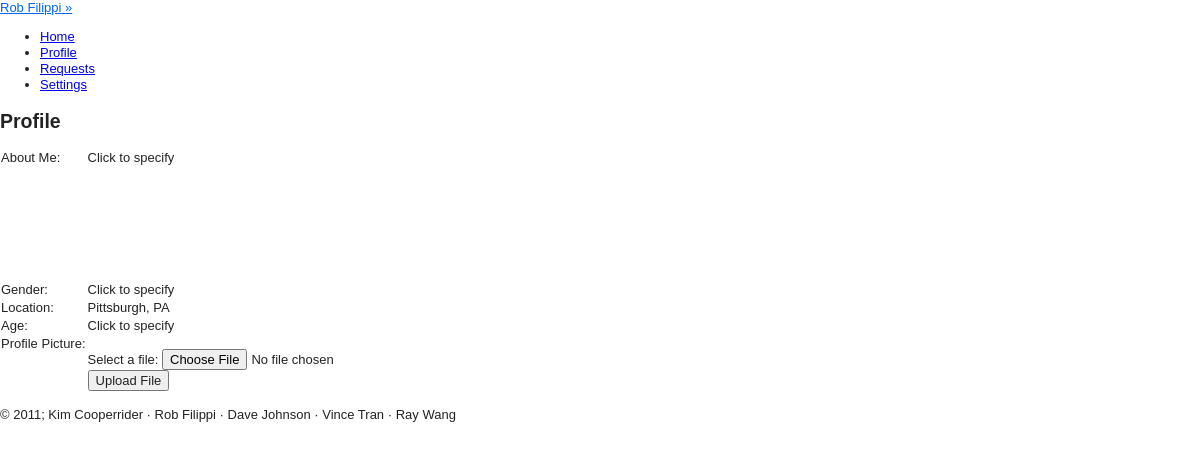
Page /views/profile.php (signed in) on the earlier database version.
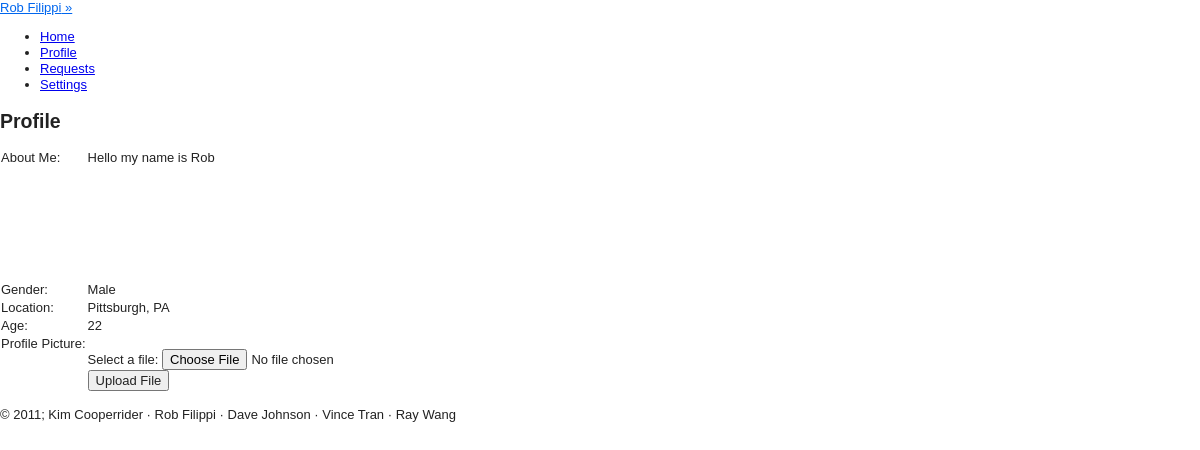
Same page on the later database version.
### tables this page shows
CREATE TABLE IF NOT EXISTS `users` (
  `USER_ID` int(11) NOT NULL AUTO_INCREMENT,
  `PASSWORD` varchar(100) NOT NULL,
  `FIRST_NAME` char(20) DEFAULT NULL,
  `LAST_NAME` char(20) DEFAULT NULL,
  `STREET` varchar(25) DEFAULT NULL,
  `CITY` char(20) DEFAULT NULL,
  `STATE` char(2) DEFAULT NULL,
  `ZIP` int(11) DEFAULT NULL,
  `PHONE` char(12) DEFAULT NULL,
  `INTERESTS` varchar(4000) DEFAULT NULL,
  `PROFILE_PIC` varchar(45) NOT NULL DEFAULT 'public/images/avatar.png',
  `email` varchar(25) DEFAULT NULL,
  `DOB` date DEFAULT NULL,
  `GENDER` char(1) DEFAULT NULL,
  PRIMARY KEY (`USER_ID`)
);

### views/config.php (called while the page is built, shortened)
<?php
	function cookieExists(){
		if(isset($_COOKIE['ID_my_site']))
			return TRUE;
		else
			return FALSE;
	}
	function validCookie(){
		$username = $_COOKIE['ID_my_site'];
		$pass = $_COOKIE['Key_my_site'];
		$info = getDatabaseInfo("users", "email", $username);
			if ($pass != $info['PASSWORD']) {
				return FALSE;
			}
			else{
				return TRUE;
 			}
	}
	function getDatabaseInfo($table, $attribute, $value){
		$check = getResourceIDs($table, $attribute, $value);
		return mysql_fetch_array($check);
	}
	function getResourceIDs($table, $attribute, $value){
		$check = mysql_query("SELECT * FROM $table WHERE $attribute = '$value'")or die(mysql_error());
		return $check;
	}
	function getName(){
		if(cookieExists())
		{
			if (validCookie()) {
				$username = $_COOKIE['ID_my_site'];
				$info = getDatabaseInfo("users", "email", $username);
				return $info['FIRST_NAME'] . " " . $info['LAST_NAME'];
			}
		}
	}
	function getUserID(){
		if(cookieExists())
		{
			if (validCookie()) {
				$username = $_COOKIE['ID_my_site'];
				$info = getDatabaseInfo("users", "email", $username);
				return $info['USER_ID'];
			}
		}
	}
	function getAboutMe($userID){
		$info = getDatabaseInfo("users", "user_id", $userID);
		if($info['INTERESTS'])
			return $info['INTERESTS'];
		else
			return "Click to specify";
	}
	function getUserLocation($userID){
		$info = getDatabaseInfo("users", "user_id", $userID);
		$city = $info['CITY'];
		$state = $info['STATE'];
		$location = $city.", ".$state;
		return $location;
	}
	function getUserGender($userID){
		$info = getDatabaseInfo("users", "user_id", $userID);
		if($info['GENDER'] == 'M')
			$gender = "Male";
		else if($info['GENDER'] == 'F')
			$gender = "Female";
		else
			$gender = "Click to specify";
		return $gender;
	}
	function getAge($userID){
		$today = getDate();
		$info = getDatabaseInfo("users", "user_id", $userID);
		if($info['DOB']){
			$DOB = date_parse($info['DOB']);
			$age = $today["year"] - $DOB["year"];
			if(($today["mon"] - $DOB["month"]) < 0)
				return $age - 1;
			else if(($today["mon"] - $DOB["month"]) > 0)
				return $age;
			else{
				if(($today["mday"] - $DOB["day"]) < 0)
						return $age - 1;
				else
					return $age;
			}
		}
		else
			return "Click to specify";
	}
?>

### views/profile.php (the view, shortened to what this page needs)
<? include("header.php");
	if(cookieExists())
	{
		if (!validCookie()) {
			header("Location: ../index.html");
		}
		else{
				$userID = getUserID();
			?>
			<div class="page">
			<h2>Profile</h2>
			<form action="<?php echo $_SERVER['PHP_SELF']?>" method="post">
			<table class="alternating regular_table" id="myInfo">
				<tr>
					<td>About Me:</td>
					<td width="300" >
						<div style="width:400px; height:100px; white-space: normal; padding-bottom:30px; padding-right:20px;" class="editable_textarea" id="about_me"><?php echo getAboutMe($userID);?></div>
					</td>
				</tr>
				<tr>
					<td>Gender:</td>
					<td>
						<span class="clickable joinExpander"><?php echo getUserGender($userID);?></span>
					</td>
				</tr>
				<tr>
					<td>Location:</td>
					<td><?php echo getUserLocation($userID);?></td>
				</tr>
				<tr>
					<td>Age:</td>
					<td>
						<span class="clickable joinExpander"><?php echo getAge($userID);?></span>
					</td>
				</tr>
				</form>
				<tr>
					<td>Profile Picture:</td>
					<td>
						<form action="<?php echo $_SERVER['PHP_SELF']; ?>" method="post" enctype="multipart/form-data">
 							  <p>
    							  <label for="file">Select a file:</label> <input type="file" name="userfile" id="file"> <br />
    						  <button>Upload File</button>
						</form>
					</td>
				</tr>
				<tr>
					<td colspan="2">
				</tr>
			</div>
			<?php
		}
	}
	else {
		header("Location: ../index.html");
	}
	include('footer.php');
?>

### views/header.php (shortened to what this page needs)
<? include_once("config.php"); ?>
<!DOCTYPE HTML>
<html>
<head>
<link type="text/css" rel="stylesheet" href="../styles/defaults.css"/>
<link type="text/css" rel="stylesheet/less" href="../styles/style.less"/>
<link type="text/css" rel="stylesheet/less" href="../styles/posts.less"/>
<link type="text/css" rel="stylesheet/less" href="../styles/sidebar.less"/>
<link type="text/css" rel="stylesheet" href="../styles/demo_table.css"/>
<link type="text/css" rel="stylesheet" href="../styles/validationEngine.jquery.css" />
<link type="text/css" rel="stylesheet" href="../styles/jquery.fancybox-1.3.4.css" />
</head>
<body>
<div id="container">
	<header>
	<a id="user_login" href="#"><? echo getName(); ?>&nbsp;&raquo;</a>
			<span id="top-nav">
				<ul id="nav">
					<li class="headerlink" id="link_home"><a class="top_links" id="home" href="home.php">Home</a></li>
					<li class="headerlink" id="link_profile"><a class="top_links" id="profile" href="profile.php">Profile</a></li>
					<li class="headerlink" id="link_requests"><a class="top_links" id="requests" href="requests.php">Requests</a></li>
					<li class="headerlink" id="link_settings"><a class="top_links" id="settings" href="settings.php">Settings</a></li>
				</ul>
			</span>
	</header>
	<div id="content">

Differences in the rows shown:
changed users "Rob Filippi": getAboutMe($userID) "Click to specify" → "Hello my name is Rob"; getUserGender($userID) "Click to specify" → "Male"; getAge($userID) "Click to specify" → "22"
